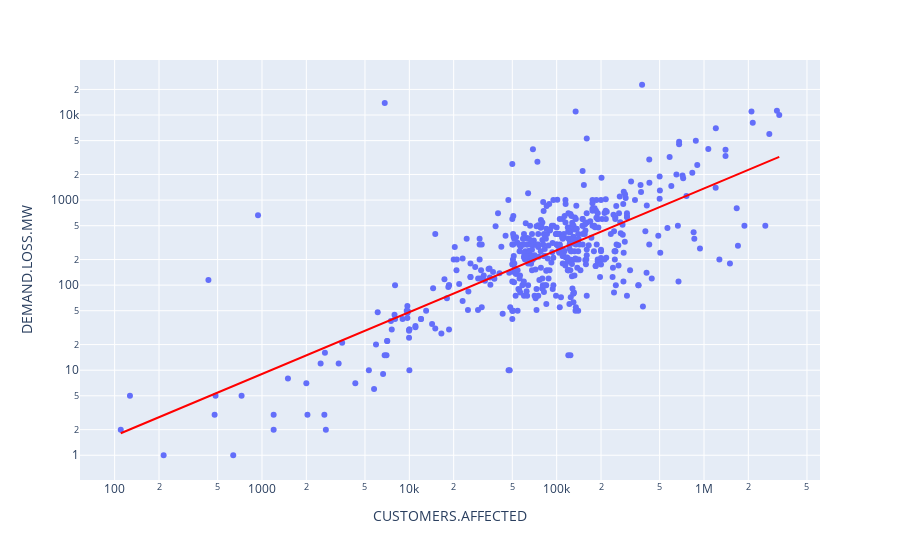

Notebook cell for this chart:
### Markdown cell above
Another relationship that I would like to explore is the relationship between Demand Loss and Customers Affected during major power outages since it could tell us how strongly different measures of severities are correlated. Since I want to explore this relationship in the context of major outages, I'll only look at outages with more than 100 Customers Affected. Moreover, I'll use a log scale for both Demand Loss and Customers Affected since they scale up exponentially. Finally I'll draw the trendline on the graph as well.

### Code cell
no_zeros = cleaned[
    (cleaned["DEMAND.LOSS.MW"] > 0) & (cleaned["CUSTOMERS.AFFECTED"] > 100)
]

no_zeros[["DEMAND.LOSS.MW", "CUSTOMERS.AFFECTED"]].dropna().plot(
    kind="scatter",
    x="CUSTOMERS.AFFECTED",
    y="DEMAND.LOSS.MW",
    log_x=True,
    log_y=True,
    trendline="ols",
    trendline_color_override="red",
    trendline_options=dict(log_x=True, log_y=True),
)

### Figure 1 — Plotly figure (JSON) as saved in the notebook; plotly's stock layout.template omitted (floating-point values rounded to 4 significant figures; data arrays with more than 128 entries replaced by an {"elided": "..."} marker saying what was removed)
{"data": [{"hovertemplate": "CUSTOMERS.AFFECTED=%{x}<br>DEMAND.LOSS.MW=%{y}<extra></extra>", "legendgroup": "", "marker": {"color": "#636efa", "symbol": "circle"}, "mode": "markers", "name": "", "orientation": "v", "showlegend": false, "type": "scatter", "x": {"elided": "503 int values"}, "xaxis": "x", "y": {"elided": "503 int values"}, "yaxis": "y"}, {"hovertemplate": "<b>OLS trendline</b><br>log10(DEMAND.LOSS.MW) = 0.72695 * log10(CUSTOMERS.AFFECTED) + -1.22495<br>R<sup>2</sup>=0.539492<br><br>CUSTOMERS.AFFECTED=%{x}<br>DEMAND.LOSS.MW=%{y} <b>(trend)</b><extra></extra>", "legendgroup": "", "line": {"color": "red"}, "marker": {"color": "#636efa", "symbol": "circle"}, "mode": "lines", "name": "", "showlegend": false, "type": "scatter", "x": {"elided": "503 int values"}, "xaxis": "x", "y": {"elided": "503 float values"}, "yaxis": "y"}], "layout": {"legend": {"tracegroupgap": 0}, "margin": {"t": 60}, "xaxis": {"anchor": "y", "domain": [0, 1], "title": {"text": "CUSTOMERS.AFFECTED"}, "type": "log"}, "yaxis": {"anchor": "x", "domain": [0, 1], "title": {"text": "DEMAND.LOSS.MW"}, "type": "log"}}}
